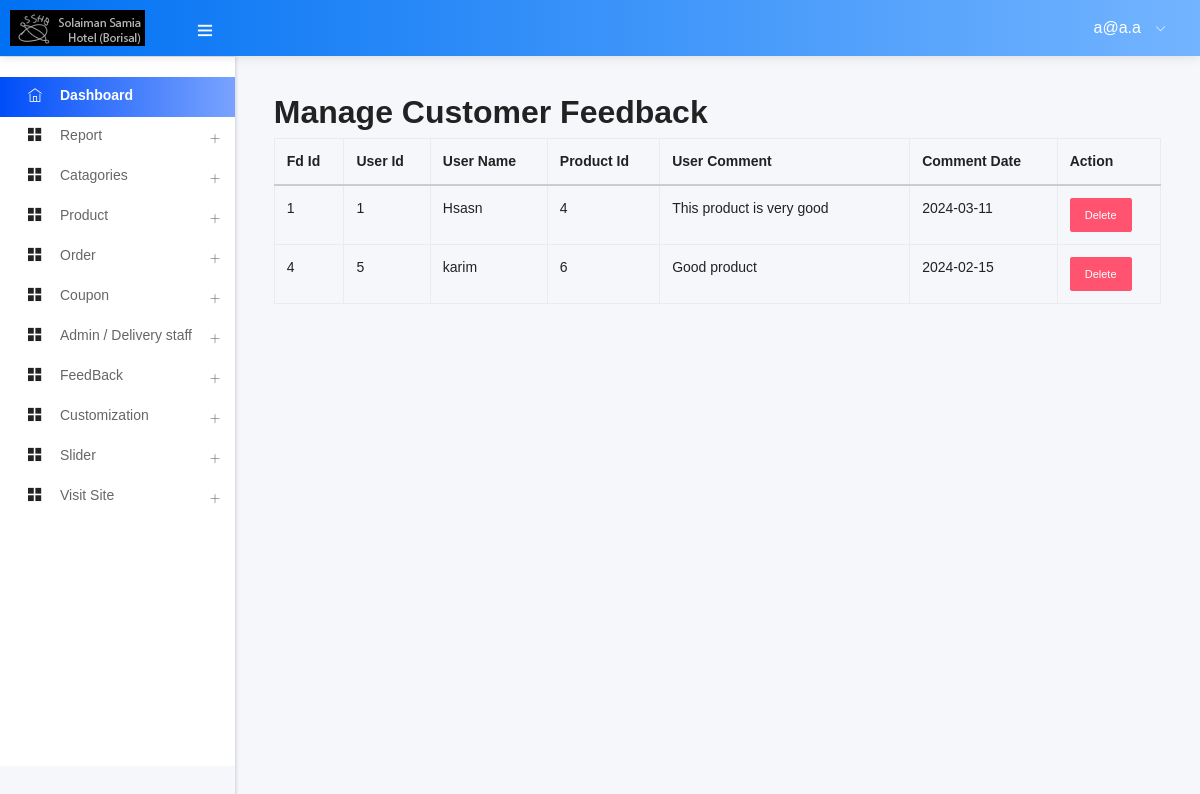
Page /admin/customer_feedback.php (signed in) on the earlier database version.
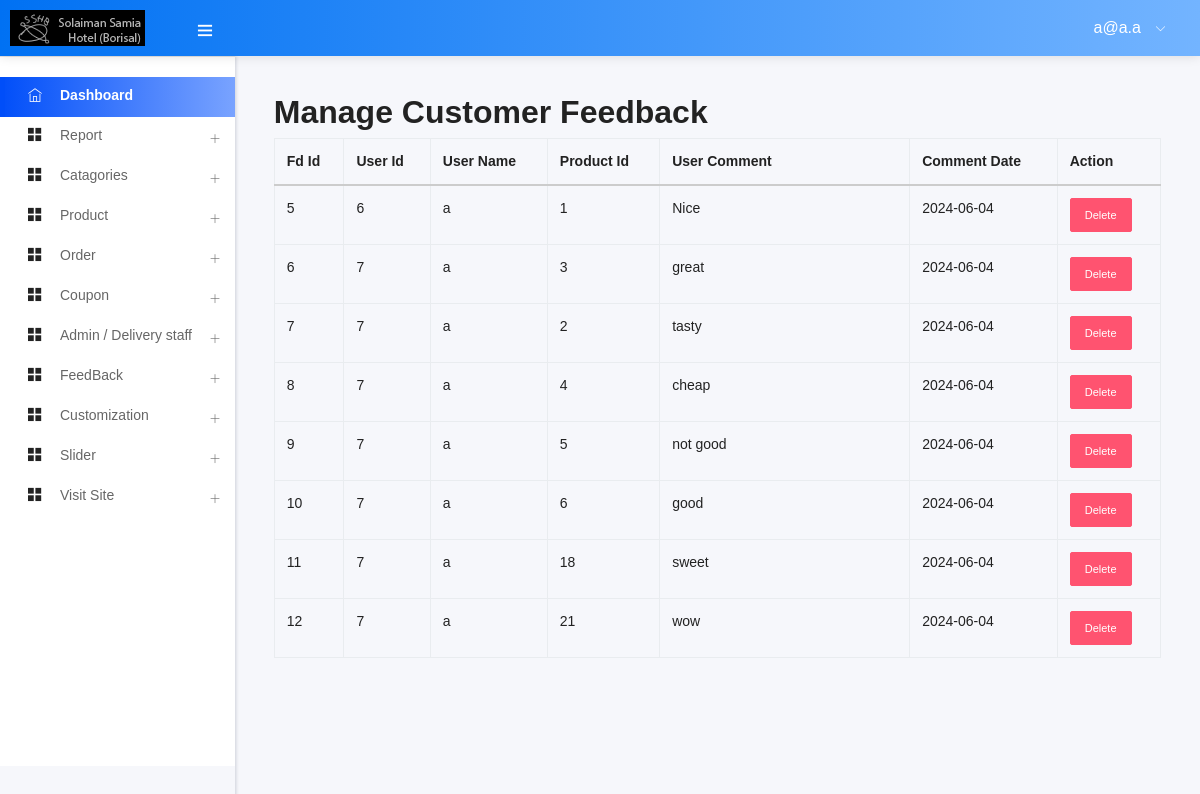
Same page on the later database version.
### tables this page shows
CREATE TABLE `add_logo` (
  `id` int(10) NOT NULL,
  `img` varchar(200) NOT NULL
);

CREATE TABLE `customer_feedback` (
  `id` int(11) NOT NULL,
  `user_id` int(11) NOT NULL,
  `user_name` varchar(255) NOT NULL,
  `pdt_id` int(11) NOT NULL,
  `comment` varchar(255) NOT NULL,
  `comment_date` date NOT NULL
);

### admin/customer_feedback.php (called while the page is built)
<?php
    $views = "customer_feedback";
    include ("template.php");
?>

### admin/class/adminback.php (called while the page is built, shortened)
<?php
class  adminback
{
    private $connection;
    function __construct()
    {
        $dbhost = "localhost";
        $dbuser = "root";
        $dbpass = "";
        $dbname = "sshb";
        $this->connection = mysqli_connect($dbhost, $dbuser, $dbpass, $dbname);
    }
    function display_logo()
    {
        $query = "SELECT * FROM add_logo";
        if (mysqli_query($this->connection, $query)) {
            $pdt_info = mysqli_query($this->connection, $query);
            return $pdt_info;
        }
    }
    function view_comment_all()
    {
        $query = "SELECT * FROM `customer_feedback`";
        if (mysqli_query($this->connection, $query)) {
            $result = mysqli_query($this->connection, $query);
            return $result;
        }
    }
}

### admin/views/customer_feedback_view.php (the view, shortened to what this page needs)
<?php
$cmt_info = $obj->view_comment_all();
?>
<h2>Manage Customer Feedback</h2>
<table class="table table-bordered">
    <thead>
        <tr>
            <th>Fd Id</th>
            <th>User Id</th>
            <th>User Name</th>
            <th>Product Id</th>
            <th>User Comment</th>
            <th>Comment Date</th>
            <th>Action</th>
        </tr>
    </thead>
    <tbody>
        <?php
        while ($cmt_row = mysqli_fetch_assoc($cmt_info)) {
        ?>
            <tr>
                <td>
                    <?php echo $cmt_row['id'] ?>
                </td>
                <td>
                    <?php echo $cmt_row['user_id'] ?>
                </td>
                <td>
                    <?php echo $cmt_row['user_name'] ?>
                </td>
                <td>
                    <?php echo $cmt_row['pdt_id'] ?>
                </td>
                <td style="width:250px ;">
                    <?php echo $cmt_row['comment'] ?>
                </td>
                <td>
                    <?php echo $cmt_row['comment_date'] ?>
                </td>
                <td>
                    <a href="?status=deletecomment&&id= <?php echo $cmt_row['id'] ?>" class="btn btn-sm btn-danger">Delete</a>
                </td>
            </tr>
        <?php } ?>
    </tbody>
</table>

### admin/includes/head.php (shortened to what this page needs)
<!DOCTYPE html>
<html lang="en">
<head>
      <link rel="stylesheet" type="text/css" href="assets/css/bootstrap/css/bootstrap.min.css">
      <link rel="stylesheet" type="text/css" href="assets/icon/themify-icons/themify-icons.css">
	  <link rel="stylesheet" type="text/css" href="assets/icon/font-awesome/css/font-awesome.min.css">
      <link rel="stylesheet" type="text/css" href="assets/icon/icofont/css/icofont.css">
      <link rel="stylesheet" type="text/css" href="assets/css/style.css">
  </head>

### admin/template.php (shortened to what this page needs)
<?php
    include("class/adminback.php");
    $admin_email = $_SESSION['admin_email'];
?>
<?php
    include ("includes/head.php")
?>
  <body>
  <body>
    <div id="pcoded" class="pcoded">
        <div class="pcoded-container navbar-wrapper">
         <?php include_once ("includes/headernav.php") ?>
            <div class="pcoded-main-container">
                <div class="pcoded-wrapper">
                <?php include_once ("includes/sidenav.php") ?>
                    <div class="pcoded-content">
                        <div class="pcoded-inner-content">
                            <div class="main-body">
                                <div class="page-wrapper">
                                    <div class="page-body">
                                <?php
                                    if($views){
                                        if($views=="dashboard"){
                                            include ('views/dashborad_view.php');
                                        }elseif($views=="add-cata"){
                                            include ("views/add_cata_view.php");
                                        }elseif($views=="manage-cata"){
                                            include ("views/manage_cata_view.php");
                                        }elseif($views=="add-product"){
                                            include ("views/add_product_view.php");
                                        }elseif($views=="manage-product"){
                                            include ("views/manage_product_view.php");
                                        }elseif($views=="add-user"){
                                            include ("views/add_user_view.php");
                                        }elseif($views=="manage-user"){
                                            include ("views/manage_user_view.php");
                                        }elseif($views=="edit_cata"){
                                            include ("views/edit_cata_view.php");
                                        }elseif($views=="edit_product"){
                                            include ("views/edit_product_view.php");
                                        }elseif($views=="manage_order"){
                                            include ("views/manage_order_view.php");
                                        }elseif($views=="add_link"){
                                            include ("views/add_links_view.php");
                                        }elseif($views=="edit_logo"){
                                            include ("views/edit_logo_view.php");
                                        }elseif($views=="add_logo"){
                                            include ("views/add_logo_view.php");
                                        }elseif($views=="edit_links"){
                                            include ("views/edit_links_view.php");
                                        }elseif($views=="manage_slider"){
                                            include ("views/manage_slider_view.php");
                                        }elseif($views=="edit_slider"){
                                            include ("views/edit_slider_view.php");
                                        }elseif($views=="add_order"){
                                            include ("views/add_order_view.php");
                                        }elseif($views=="add_coupon"){
                                            include ("views/add_coupon_view.php");
                                        }elseif($views=="manage_coupon"){
                                            include ("views/manage_coupon_view.php");
                                        }elseif($views=="customer_feedback"){
                                            include ("views/customer_feedback_view.php");
                                        }elseif($views=="edit_comment"){
                                            include ("views/edit_comment_view.php");
                                        }elseif($views=="add-admin-user"){
                                            include ("views/add_admin_user_view.php");
                                        }elseif($views=="edit_admin"){
                                            include ("views/edit_admin_view.php");
                                        }elseif($views=="make_report"){
                                            include ("views/make_report_view.php");
                                        }
                                    }
                                ?>
                                </div>
                            </div>
                        </div>
                    </div>
                </div>
            </div>
        </div>
<?php
    include ("includes/script.php")
?>

### admin/includes/headernav.php (shortened to what this page needs)
<nav class="navbar header-navbar pcoded-header">
               <div class="navbar-wrapper">
                   <div class="navbar-logo">
                       <a class="mobile-menu" id="mobile-collapse" href="#!">
                           <i class="ti-menu"></i>
                       </a>
                       <a href="index.php">
                       <?php
                        $obj=new adminback();
                        $logo_info = $obj->display_logo();
                        $logo = mysqli_fetch_assoc($logo_info);
                       ?>
                           <img class="img-fluid" src="uploads/<?php echo $logo['img']; ?>" alt="Theme-Logo" />
                       </a>
                   </div>
                   <div class="navbar-container container-fluid">
                       <ul class="nav-right">
                           <li class="user-profile header-notification">
                               <a href="#!">
                                   <span> <?php echo $admin_email ?> </span>
                                   <i class="ti-angle-down"></i>
                               </a>
                           </li>
                       </ul>
                   </div>
               </div>
           </nav>

### admin/includes/sidenav.php (shortened to what this page needs)
<nav class="pcoded-navbar">
    <div class="pcoded-inner-navbar main-menu">
        <div class="pcoded-navigatio-lavel" data-i18n="nav.category.navigation"></div>
        <ul class="pcoded-item pcoded-left-item">
            <li class="active">
                <a href="dashboard.php">
                    <span class="pcoded-micon"><i class="ti-home"></i><b>D</b></span>
                    <span class="pcoded-mtext" data-i18n="nav.dash.main">Dashboard</span>
                </a>
            </li>
            <li class="pcoded-hasmenu">
                <a href="javascript:void(0)">
                    <span class="pcoded-micon"><i class="ti-layout-grid2-alt"></i></span>
                    <span class="pcoded-mtext" data-i18n="nav.basic-components.main">Report</span>
                </a>
            </li>
            <li class="pcoded-hasmenu">
                <a href="javascript:void(0)">
                    <span class="pcoded-micon"><i class="ti-layout-grid2-alt"></i></span>
                    <span class="pcoded-mtext" data-i18n="nav.basic-components.main">Catagories</span>
                </a>
            </li>
            <li class="pcoded-hasmenu">
                <a href="javascript:void(0)">
                    <span class="pcoded-micon"><i class="ti-layout-grid2-alt"></i></span>
                    <span class="pcoded-mtext" data-i18n="nav.basic-components.main">Product</span>
                </a>
            </li>
            <li class="pcoded-hasmenu">
                <a href="javascript:void(0)">
                    <span class="pcoded-micon"><i class="ti-layout-grid2-alt"></i></span>
                    <span class="pcoded-mtext" data-i18n="nav.basic-components.main">Order</span>
                </a>
            </li>
            <li class="pcoded-hasmenu">
                <a href="javascript:void(0)">
                    <span class="pcoded-micon"><i class="ti-layout-grid2-alt"></i></span>
                    <span class="pcoded-mtext" data-i18n="nav.basic-components.main">Coupon</span>
                </a>
            </li>
            <?php
            if ($_SESSION['role'] == 1) {
            ?>
                <li class="pcoded-hasmenu">
                    <a href="javascript:void(0)">
                        <span class="pcoded-micon"><i class="ti-layout-grid2-alt"></i></span>
                        <span class="pcoded-mtext" data-i18n="nav.basic-components.main">Admin / Delivery staff</span>
                    </a>
                </li>
            <?php } ?>
            <li class="pcoded-hasmenu">
                <a href="javascript:void(0)">
                    <span class="pcoded-micon"><i class="ti-layout-grid2-alt"></i></span>
                    <span class="pcoded-mtext" data-i18n="nav.basic-components.main">FeedBack</span>
                </a>
            </li>
            <li class="pcoded-hasmenu">
                <a href="javascript:void(0)">
                    <span class="pcoded-micon"><i class="ti-layout-grid2-alt"></i></span>
                    <span class="pcoded-mtext" data-i18n="nav.basic-components.main">Customization</span>
                </a>
            </li>
            <li class="pcoded-hasmenu">
                <a href="javascript:void(0)">
                    <span class="pcoded-micon"><i class="ti-layout-grid2-alt"></i></span>
                    <span class="pcoded-mtext" data-i18n="nav.basic-components.main">Slider</span>
                </a>
            </li>
            <li class="pcoded-hasmenu">
                <a href="../index.php" target="_blank">
                    <span class="pcoded-micon"><i class="ti-layout-grid2-alt"></i></span>
                    <span class="pcoded-mtext" data-i18n="nav.basic-components.main">Visit Site</span>
                </a>
            </li>
        </ul>
    </div>
</nav>

### admin/includes/script.php (shortened to what this page needs)
</body>
</html>

Differences in the rows shown:
removed customer_feedback: id "1", user "1", user_name "Hsasn", pdt "4", comment "This product is very good", comment_date "2024-03-11"
removed customer_feedback: id "4", user "5", user_name "karim", pdt "6", comment "Good product", comment_date "2024-02-15"
added customer_feedback: id "5", user "6", user_name "a", pdt "1", comment "Nice", comment_date "2024-06-04"
added customer_feedback: id "6", user "7", user_name "a", pdt "3", comment "great", comment_date "2024-06-04"
added customer_feedback: id "7", user "7", user_name "a", pdt "2", comment "tasty", comment_date "2024-06-04"
added customer_feedback: id "8", user "7", user_name "a", pdt "4", comment "cheap", comment_date "2024-06-04"
added customer_feedback: id "9", user "7", user_name "a", pdt "5", comment "not good", comment_date "2024-06-04"
added customer_feedback: id "10", user "7", user_name "a", pdt "6", comment "good", comment_date "2024-06-04"
added customer_feedback: id "11", user "7", user_name "a", pdt "18", comment "sweet", comment_date "2024-06-04"
added customer_feedback: id "12", user "7", user_name "a", pdt "21", comment "wow", comment_date "2024-06-04"
